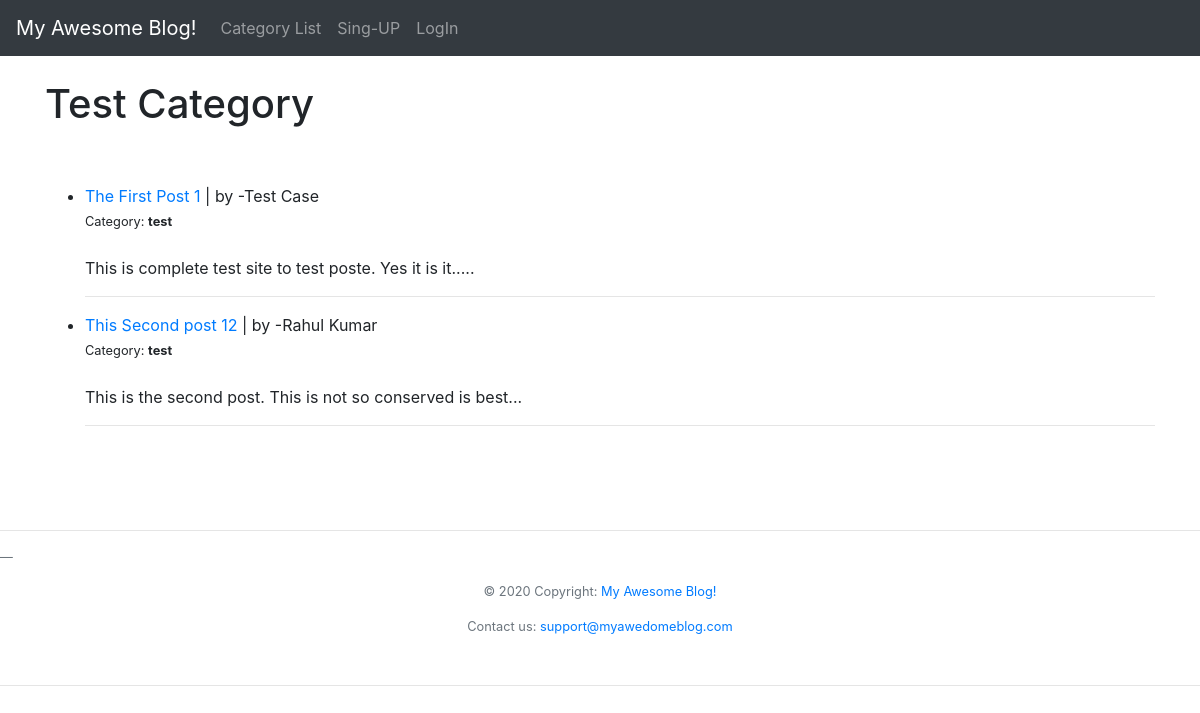
Page /category/test/ on the earlier database version.
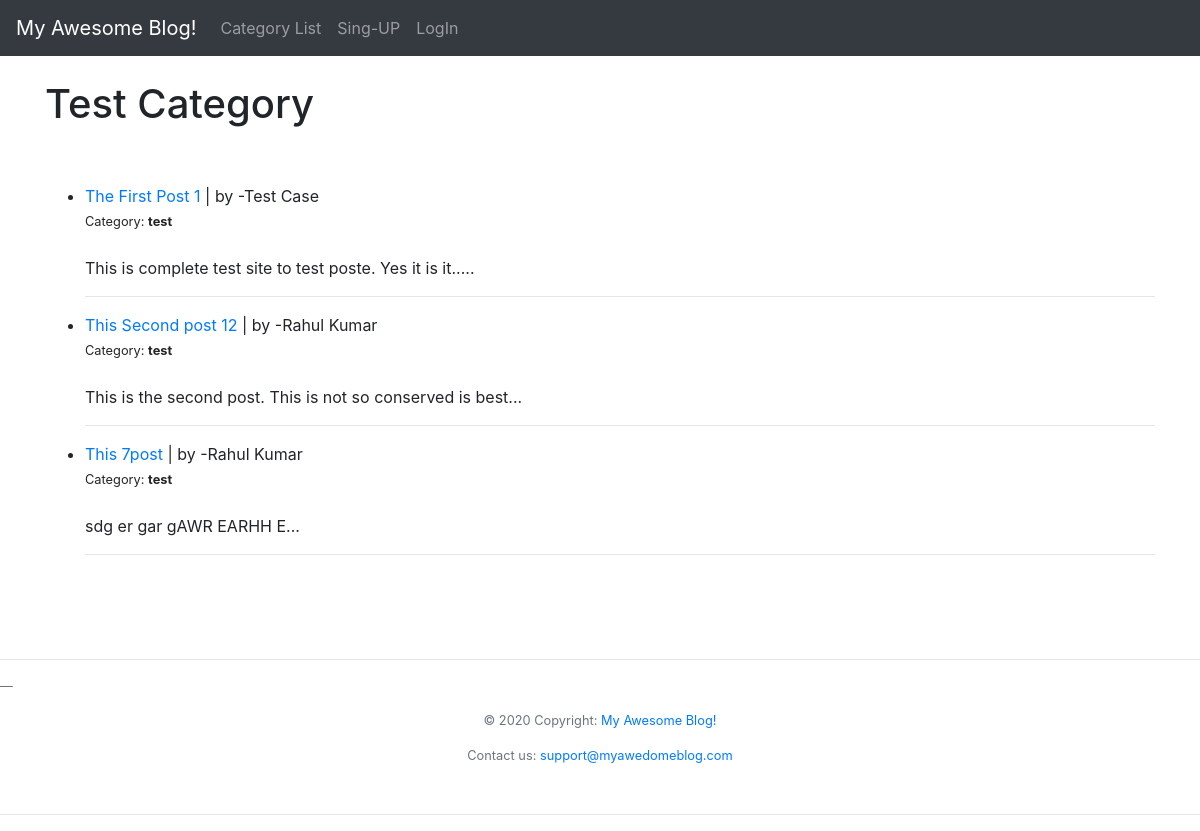
Same page on the later database version.
### theblog/models.py (models this page shows, shortened)
class Post(models.Model):
    title = models.CharField(max_length=255)
    title_tag = models.CharField(max_length=255)
    author = models.ForeignKey(User, on_delete=models.CASCADE)
    body = models.TextField(max_length=10000)
    post_date = models.DateField(auto_now_add=True)
    post_time = models.TimeField(auto_now_add=True)
    update_time = models.DateTimeField(auto_now=True)
    category = models.CharField(max_length=255, default='other')

### theblog/views.py (the view)
def CategoryView(request, cats):
    category_post = Post.objects.filter(category=cats.replace('-', ' '))
    return render(request, 'categories.html', {'cats': cats.title().replace('-', ' '), 'category_post': category_post})

### theblog/templates/categories.html (shortened to what this page needs)
<!doctype html>
<html lang="en">
<head>
</head>
<body>
{% extends 'base.html' %}
{% block content%}
{% if category_post%}
<h1 style="text-transform: title;">{{cats}} Category</h1>
<br>
<br>
<ul>
    {% for post in category_post %}
    <li><a href="{% url 'article-detail' post.pk %}">{{ post.title}}</a> | by -{{ post.author.first_name}}
        {{post.author.last_name}}
        <br>
        <small>Category: <strong>{{ post.category }}</strong> </small>
        <br/>
        <br>
        {{post.body|slice:":100"|safe}}... <br>
        <hr>
    </li>
    {% endfor %}
</ul>
<br>
<br>
{%else%}
<h2>There is no post in title {{cats}}</h2>
<p>You can add a post at <a href="{% url 'add_post' %}">Add Post</a></p>
{% endif%}
{% endblock %}

Differences in the rows shown:
added Post: title "This 7post", author.first_name "Rahul", author.last_name "Kumar", category "test", body "sdg er gar gAWR EARHH E"
